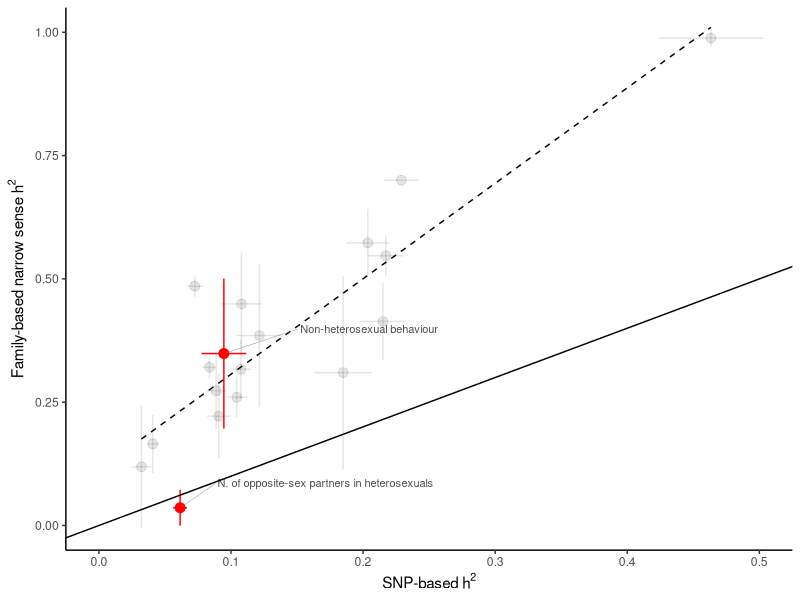

The R source for this figure:
## Load libraries ##
library(ggplot2)
library(ggrepel)

## Use this values (calculated from UK Biobank) to convert from observed scale to liability scale
riskliab <- 0.2693821
handliab <- 0.09506235
eversmkliab <- 0.5979527
miliab <- 0.03600239
collegeliab <- 0.3273284
diabliab <- 0.04142383
mainliab <- 0.034

## Load h2 calculated from familial relationships

# Binary
fam <- read.table("data/family_h2.tsv", header=T, stringsAsFactor=F)
fam <- fam[,c("trait","SA","se.SA")]


## Load h2 calculated from SNP data

d <- read.csv("data/snp_h2.csv", header=T, stringsAsFactor=F)
d <- d[d$i %in% fam$trait & d$Category=="univariate",]
d <- d[,c("i","Prop._h2","Prop._h2_std_error")]

## Merge and process
mm <- merge(fam,d,by.x="trait",by.y="i")
mm$liab <- NA
mm$liab[mm$trait=="risk"] <- riskliab
mm$liab[mm$trait=="hand"] <- handliab
mm$liab[mm$trait=="eversmk"] <- eversmkliab
mm$liab[mm$trait=="mi"] <- miliab
mm$liab[mm$trait=="college"] <- collegeliab
mm$liab[mm$trait=="diab"] <- diabliab
mm$liab[mm$trait=="nonhet"] <- mainliab

mm$groupalpha <- factor(ifelse( mm$trait%in% c("nonhet","nhetpartners"),1,0))

mm$yup <- mm$SA + 1.96*mm$se.SA
mm$ydo <- mm$SA - 1.96*mm$se.SA

mm$h2 <- ifelse(!is.na(mm$liab),mm$Prop._h2*mm$liab*(1-mm$liab)/(dnorm(qnorm(mm$liab))^2),mm$Prop._h2)
mm$se.h2 <- ifelse(!is.na(mm$liab),mm$Prop._h2_std_error*mm$liab*(1-mm$liab)/(dnorm(qnorm(mm$liab))^2),mm$Prop._h2_std_error)
mm$xup <- mm$h2 + 1.96*mm$se.h2
mm$xdo <- mm$h2 - 1.96*mm$se.h2

mm$label <- ifelse(mm$trait=="nonhet","Non-heterosexual behaviour",
ifelse(mm$trait=="nhetpartners","N. of opposite-sex partners in heterosexuals",NA))


pdf("fig/figure3.pdf",width=5,height=5)
ggplot(aes(y=SA,x=h2), data=mm) + geom_point(aes(col=groupalpha,alpha=groupalpha),size=3) +
geom_errorbar(aes(ymin=ydo,ymax=yup,col=groupalpha,alpha=groupalpha), width=0) + 
geom_errorbarh(aes(xmin=xdo,xmax=xup,col=groupalpha,alpha=groupalpha),height =0) + 
scale_x_continuous(bquote("SNP-based" ~h^2), limits=c(-0.2,1.1)) +
scale_y_continuous(bquote("Family-based narrow sense"~ h^2), limits=c(-0.2,1.1)) +
geom_smooth( method="lm", se=F, lwd=0.5, col="black", linetype=2) +
geom_abline(aes(intercept=0,slope=1), lwd=0.5) +
theme(panel.grid.major = element_blank(), panel.grid.minor = element_blank(),
panel.background = element_blank(), axis.line = element_line(colour = "black")) +
scale_colour_manual(guide=F, values=c("black","red")) +
scale_alpha_manual(guide=F, values=c(0.1,1)) +
coord_cartesian(xlim=c(0,0.5), ylim=c(0,1)) +
geom_text_repel(aes(label=label),size=2.8,nudge_y = 0.05,nudge_x = 0.11, alpha=0.7, segment.size=0.2, segment.color="grey48")
dev.off()
